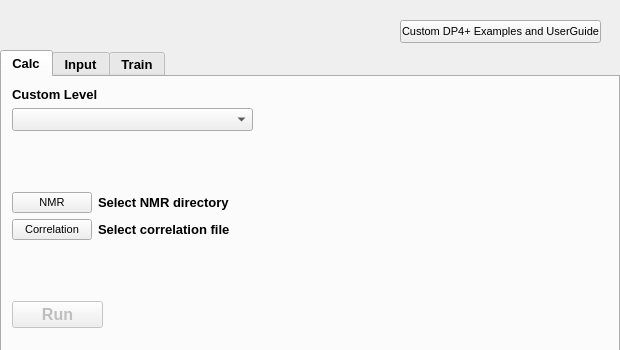
<?xml version="1.0" encoding="UTF-8"?>
<ui version="4.0">
 <class>Form</class>
 <widget class="QWidget" name="Form">
  <property name="geometry">
   <rect>
    <x>0</x>
    <y>0</y>
    <width>620</width>
    <height>350</height>
   </rect>
  </property>
  <property name="windowTitle">
   <string>Form</string>
  </property>
  <widget class="QPushButton" name="examp_UG">
   <property name="geometry">
    <rect>
     <x>400</x>
     <y>20</y>
     <width>201</width>
     <height>23</height>
    </rect>
   </property>
   <property name="font">
    <font>
     <pointsize>8</pointsize>
     <weight>50</weight>
     <italic>false</italic>
     <bold>false</bold>
     <kerning>true</kerning>
    </font>
   </property>
   <property name="text">
    <string>Custom DP4+ Examples and UserGuide</string>
   </property>
  </widget>
  <widget class="QTabWidget" name="tabCustom">
   <property name="geometry">
    <rect>
     <x>0</x>
     <y>50</y>
     <width>620</width>
     <height>310</height>
    </rect>
   </property>
   <property name="font">
    <font>
     <pointsize>10</pointsize>
     <weight>75</weight>
     <bold>true</bold>
    </font>
   </property>
   <property name="currentIndex">
    <number>0</number>
   </property>
   <property name="documentMode">
    <bool>false</bool>
   </property>
   <property name="tabsClosable">
    <bool>false</bool>
   </property>
   <property name="movable">
    <bool>false</bool>
   </property>
   <property name="tabBarAutoHide">
    <bool>false</bool>
   </property>
   <widget class="QWidget" name="tab">
    <attribute name="title">
     <string>Calc</string>
    </attribute>
    <widget class="QWidget" name="layoutWidget_2">
     <property name="geometry">
      <rect>
       <x>10</x>
       <y>10</y>
       <width>581</width>
       <height>241</height>
      </rect>
     </property>
     <layout class="QVBoxLayout" name="verticalLayout_5">
      <item>
       <layout class="QGridLayout" name="gridLayout_3">
        <item row="1" column="0">
         <widget class="QComboBox" name="thelev_calc">
          <property name="enabled">
           <bool>true</bool>
          </property>
          <property name="minimumSize">
           <size>
            <width>241</width>
            <height>0</height>
           </size>
          </property>
          <property name="maximumSize">
           <size>
            <width>241</width>
            <height>16777215</height>
           </size>
          </property>
         </widget>
        </item>
        <item row="0" column="0">
         <widget class="QLabel" name="label_48">
          <property name="text">
           <string>Custom Level</string>
          </property>
         </widget>
        </item>
        <item row="1" column="1">
         <spacer name="horizontalSpacer_3">
          <property name="orientation">
           <enum>Qt::Horizontal</enum>
          </property>
          <property name="sizeHint" stdset="0">
           <size>
            <width>40</width>
            <height>20</height>
           </size>
          </property>
         </spacer>
        </item>
       </layout>
      </item>
      <item>
       <spacer name="verticalSpacer">
        <property name="orientation">
         <enum>Qt::Vertical</enum>
        </property>
        <property name="sizeHint" stdset="0">
         <size>
          <width>20</width>
          <height>40</height>
         </size>
        </property>
       </spacer>
      </item>
      <item>
       <layout class="QFormLayout" name="formLayout_3">
        <item row="0" column="0">
         <widget class="QPushButton" name="dir_calc">
          <property name="font">
           <font>
            <pointsize>8</pointsize>
            <weight>50</weight>
            <italic>false</italic>
            <bold>false</bold>
            <kerning>true</kerning>
           </font>
          </property>
          <property name="text">
           <string>NMR</string>
          </property>
          <property name="autoDefault">
           <bool>false</bool>
          </property>
          <property name="flat">
           <bool>false</bool>
          </property>
         </widget>
        </item>
        <item row="0" column="1">
         <widget class="QLabel" name="dir_lab_calc">
          <property name="font">
           <font>
            <pointsize>10</pointsize>
            <weight>75</weight>
            <bold>true</bold>
           </font>
          </property>
          <property name="text">
           <string>Select NMR directory</string>
          </property>
         </widget>
        </item>
        <item row="1" column="0">
         <widget class="QPushButton" name="xls_calc">
          <property name="font">
           <font>
            <pointsize>8</pointsize>
            <weight>50</weight>
            <italic>false</italic>
            <bold>false</bold>
            <kerning>true</kerning>
           </font>
          </property>
          <property name="text">
           <string>Correlation</string>
          </property>
         </widget>
        </item>
        <item row="1" column="1">
         <widget class="QLabel" name="xls_lab_calc">
          <property name="text">
           <string>Select correlation file</string>
          </property>
         </widget>
        </item>
       </layout>
      </item>
      <item>
       <spacer name="verticalSpacer_2">
        <property name="orientation">
         <enum>Qt::Vertical</enum>
        </property>
        <property name="sizeHint" stdset="0">
         <size>
          <width>20</width>
          <height>40</height>
         </size>
        </property>
       </spacer>
      </item>
      <item>
       <widget class="QPushButton" name="run_calc">
        <property name="enabled">
         <bool>false</bool>
        </property>
        <property name="maximumSize">
         <size>
          <width>91</width>
          <height>27</height>
         </size>
        </property>
        <property name="font">
         <font>
          <pointsize>12</pointsize>
          <weight>75</weight>
          <italic>false</italic>
          <bold>true</bold>
          <kerning>true</kerning>
         </font>
        </property>
        <property name="text">
         <string>Run</string>
        </property>
       </widget>
      </item>
     </layout>
    </widget>
   </widget>
   <widget class="QWidget" name="tab_2">
    <attribute name="title">
     <string>Input</string>
    </attribute>
    <widget class="QWidget" name="gridLayoutWidget">
     <property name="geometry">
      <rect>
       <x>200</x>
       <y>70</y>
       <width>331</width>
       <height>191</height>
      </rect>
     </property>
     <layout class="QGridLayout" name="gridLayout_5">
      <item row="5" column="0">
       <widget class="QLabel" name="label_45">
        <property name="text">
         <string>H sp2</string>
        </property>
        <property name="alignment">
         <set>Qt::AlignCenter</set>
        </property>
       </widget>
      </item>
      <item row="4" column="1">
       <widget class="QDoubleSpinBox" name="n_Hsca">
        <property name="font">
         <font>
          <pointsize>10</pointsize>
          <weight>50</weight>
          <italic>false</italic>
          <bold>false</bold>
          <kerning>true</kerning>
         </font>
        </property>
        <property name="alignment">
         <set>Qt::AlignCenter</set>
        </property>
        <property name="buttonSymbols">
         <enum>QAbstractSpinBox::NoButtons</enum>
        </property>
        <property name="correctionMode">
         <enum>QAbstractSpinBox::CorrectToPreviousValue</enum>
        </property>
        <property name="showGroupSeparator" stdset="0">
         <bool>false</bool>
        </property>
        <property name="prefix">
         <string/>
        </property>
        <property name="decimals">
         <number>3</number>
        </property>
        <property name="minimum">
         <double>-1000.000000000000000</double>
        </property>
        <property name="maximum">
         <double>1000.000000000000000</double>
        </property>
       </widget>
      </item>
      <item row="1" column="2">
       <widget class="QLabel" name="label_41">
        <property name="font">
         <font>
          <pointsize>10</pointsize>
          <weight>50</weight>
          <italic>false</italic>
          <bold>false</bold>
          <kerning>true</kerning>
         </font>
        </property>
        <property name="text">
         <string>0,00</string>
        </property>
        <property name="alignment">
         <set>Qt::AlignCenter</set>
        </property>
       </widget>
      </item>
      <item row="6" column="2">
       <widget class="QDoubleSpinBox" name="m_Hsp3">
        <property name="font">
         <font>
          <pointsize>10</pointsize>
          <weight>50</weight>
          <italic>false</italic>
          <bold>false</bold>
          <kerning>true</kerning>
         </font>
        </property>
        <property name="alignment">
         <set>Qt::AlignCenter</set>
        </property>
        <property name="buttonSymbols">
         <enum>QAbstractSpinBox::NoButtons</enum>
        </property>
        <property name="correctionMode">
         <enum>QAbstractSpinBox::CorrectToPreviousValue</enum>
        </property>
        <property name="showGroupSeparator" stdset="0">
         <bool>false</bool>
        </property>
        <property name="prefix">
         <string/>
        </property>
        <property name="decimals">
         <number>3</number>
        </property>
        <property name="minimum">
         <double>-1000.000000000000000</double>
        </property>
        <property name="maximum">
         <double>1000.000000000000000</double>
        </property>
       </widget>
      </item>
      <item row="3" column="3">
       <widget class="QDoubleSpinBox" name="s_Csp3">
        <property name="font">
         <font>
          <pointsize>10</pointsize>
          <weight>50</weight>
          <italic>false</italic>
          <bold>false</bold>
          <kerning>true</kerning>
         </font>
        </property>
        <property name="alignment">
         <set>Qt::AlignCenter</set>
        </property>
        <property name="buttonSymbols">
         <enum>QAbstractSpinBox::NoButtons</enum>
        </property>
        <property name="correctionMode">
         <enum>QAbstractSpinBox::CorrectToPreviousValue</enum>
        </property>
        <property name="showGroupSeparator" stdset="0">
         <bool>false</bool>
        </property>
        <property name="prefix">
         <string/>
        </property>
        <property name="decimals">
         <number>3</number>
        </property>
        <property name="minimum">
         <double>-1000.000000000000000</double>
        </property>
        <property name="maximum">
         <double>1000.000000000000000</double>
        </property>
       </widget>
      </item>
      <item row="2" column="3">
       <widget class="QDoubleSpinBox" name="s_Csp2">
        <property name="font">
         <font>
          <pointsize>10</pointsize>
          <weight>50</weight>
          <italic>false</italic>
          <bold>false</bold>
          <kerning>true</kerning>
         </font>
        </property>
        <property name="alignment">
         <set>Qt::AlignCenter</set>
        </property>
        <property name="buttonSymbols">
         <enum>QAbstractSpinBox::NoButtons</enum>
        </property>
        <property name="correctionMode">
         <enum>QAbstractSpinBox::CorrectToPreviousValue</enum>
        </property>
        <property name="showGroupSeparator" stdset="0">
         <bool>false</bool>
        </property>
        <property name="prefix">
         <string/>
        </property>
        <property name="decimals">
         <number>3</number>
        </property>
        <property name="minimum">
         <double>-1000.000000000000000</double>
        </property>
        <property name="maximum">
         <double>1000.000000000000000</double>
        </property>
       </widget>
      </item>
      <item row="2" column="2">
       <widget class="QDoubleSpinBox" name="m_Csp2">
        <property name="font">
         <font>
          <pointsize>10</pointsize>
          <weight>50</weight>
          <italic>false</italic>
          <bold>false</bold>
          <kerning>true</kerning>
         </font>
        </property>
        <property name="alignment">
         <set>Qt::AlignCenter</set>
        </property>
        <property name="buttonSymbols">
         <enum>QAbstractSpinBox::NoButtons</enum>
        </property>
        <property name="correctionMode">
         <enum>QAbstractSpinBox::CorrectToPreviousValue</enum>
        </property>
        <property name="showGroupSeparator" stdset="0">
         <bool>false</bool>
        </property>
        <property name="prefix">
         <string/>
        </property>
        <property name="decimals">
         <number>3</number>
        </property>
        <property name="minimum">
         <double>-1000.000000000000000</double>
        </property>
        <property name="maximum">
         <double>1000.000000000000000</double>
        </property>
       </widget>
      </item>
      <item row="0" column="2">
       <widget class="QLabel" name="label_42">
        <property name="text">
         <string>μ</string>
        </property>
        <property name="alignment">
         <set>Qt::AlignCenter</set>
        </property>
       </widget>
      </item>
      <item row="4" column="0">
       <widget class="QLabel" name="label_40">
        <property name="text">
         <string>H sca</string>
        </property>
        <property name="alignment">
         <set>Qt::AlignCenter</set>
        </property>
       </widget>
      </item>
      <item row="4" column="3">
       <widget class="QDoubleSpinBox" name="s_Hsca">
        <property name="font">
         <font>
          <pointsize>10</pointsize>
          <weight>50</weight>
          <italic>false</italic>
          <bold>false</bold>
          <kerning>true</kerning>
         </font>
        </property>
        <property name="alignment">
         <set>Qt::AlignCenter</set>
        </property>
        <property name="buttonSymbols">
         <enum>QAbstractSpinBox::NoButtons</enum>
        </property>
        <property name="correctionMode">
         <enum>QAbstractSpinBox::CorrectToPreviousValue</enum>
        </property>
        <property name="showGroupSeparator" stdset="0">
         <bool>false</bool>
        </property>
        <property name="prefix">
         <string/>
        </property>
        <property name="decimals">
         <number>3</number>
        </property>
        <property name="minimum">
         <double>-1000.000000000000000</double>
        </property>
        <property name="maximum">
         <double>1000.000000000000000</double>
        </property>
       </widget>
      </item>
      <item row="2" column="0">
       <widget class="QLabel" name="label_32">
        <property name="text">
         <string>C sp2</string>
        </property>
        <property name="alignment">
         <set>Qt::AlignCenter</set>
        </property>
       </widget>
      </item>
      <item row="0" column="1">
       <widget class="QLabel" name="label_44">
        <property name="font">
         <font>
          <pointsize>10</pointsize>
          <weight>75</weight>
          <italic>false</italic>
          <bold>true</bold>
          <kerning>true</kerning>
         </font>
        </property>
        <property name="text">
         <string>ν</string>
        </property>
        <property name="alignment">
         <set>Qt::AlignCenter</set>
        </property>
       </widget>
      </item>
      <item row="3" column="0">
       <widget class="QLabel" name="label_33">
        <property name="text">
         <string>C sp3</string>
        </property>
        <property name="alignment">
         <set>Qt::AlignCenter</set>
        </property>
       </widget>
      </item>
      <item row="6" column="1">
       <widget class="QDoubleSpinBox" name="n_Hsp3">
        <property name="font">
         <font>
          <pointsize>10</pointsize>
          <weight>50</weight>
          <italic>false</italic>
          <bold>false</bold>
          <kerning>true</kerning>
         </font>
        </property>
        <property name="alignment">
         <set>Qt::AlignCenter</set>
        </property>
        <property name="buttonSymbols">
         <enum>QAbstractSpinBox::NoButtons</enum>
        </property>
        <property name="correctionMode">
         <enum>QAbstractSpinBox::CorrectToPreviousValue</enum>
        </property>
        <property name="showGroupSeparator" stdset="0">
         <bool>false</bool>
        </property>
        <property name="prefix">
         <string/>
        </property>
        <property name="decimals">
         <number>3</number>
        </property>
        <property name="minimum">
         <double>-1000.000000000000000</double>
        </property>
        <property name="maximum">
         <double>1000.000000000000000</double>
        </property>
       </widget>
      </item>
      <item row="5" column="1">
       <widget class="QDoubleSpinBox" name="n_Hsp2">
        <property name="font">
         <font>
          <pointsize>10</pointsize>
          <weight>50</weight>
          <italic>false</italic>
          <bold>false</bold>
          <kerning>true</kerning>
         </font>
        </property>
        <property name="alignment">
         <set>Qt::AlignCenter</set>
        </property>
        <property name="buttonSymbols">
         <enum>QAbstractSpinBox::NoButtons</enum>
        </property>
        <property name="correctionMode">
         <enum>QAbstractSpinBox::CorrectToPreviousValue</enum>
        </property>
        <property name="showGroupSeparator" stdset="0">
         <bool>false</bool>
        </property>
        <property name="prefix">
         <string/>
        </property>
        <property name="decimals">
         <number>3</number>
        </property>
        <property name="minimum">
         <double>-1000.000000000000000</double>
        </property>
        <property name="maximum">
         <double>1000.000000000000000</double>
        </property>
       </widget>
      </item>
      <item row="2" column="1">
       <widget class="QDoubleSpinBox" name="n_Csp2">
        <property name="font">
         <font>
          <pointsize>10</pointsize>
          <weight>50</weight>
          <italic>false</italic>
          <bold>false</bold>
          <kerning>true</kerning>
         </font>
        </property>
        <property name="alignment">
         <set>Qt::AlignCenter</set>
        </property>
        <property name="buttonSymbols">
         <enum>QAbstractSpinBox::NoButtons</enum>
        </property>
        <property name="correctionMode">
         <enum>QAbstractSpinBox::CorrectToPreviousValue</enum>
        </property>
        <property name="showGroupSeparator" stdset="0">
         <bool>false</bool>
        </property>
        <property name="prefix">
         <string/>
        </property>
        <property name="decimals">
         <number>3</number>
        </property>
        <property name="minimum">
         <double>-1000.000000000000000</double>
        </property>
        <property name="maximum">
         <double>1000.000000000000000</double>
        </property>
       </widget>
      </item>
      <item row="6" column="0">
       <widget class="QLabel" name="label_46">
        <property name="text">
         <string>H sp3</string>
        </property>
        <property name="alignment">
         <set>Qt::AlignCenter</set>
        </property>
       </widget>
      </item>
      <item row="5" column="2">
       <widget class="QDoubleSpinBox" name="m_Hsp2">
        <property name="font">
         <font>
          <pointsize>10</pointsize>
          <weight>50</weight>
          <italic>false</italic>
          <bold>false</bold>
          <kerning>true</kerning>
         </font>
        </property>
        <property name="alignment">
         <set>Qt::AlignCenter</set>
        </property>
        <property name="buttonSymbols">
         <enum>QAbstractSpinBox::NoButtons</enum>
        </property>
        <property name="correctionMode">
         <enum>QAbstractSpinBox::CorrectToPreviousValue</enum>
        </property>
        <property name="showGroupSeparator" stdset="0">
         <bool>false</bool>
        </property>
        <property name="prefix">
         <string/>
        </property>
        <property name="decimals">
         <number>3</number>
        </property>
        <property name="minimum">
         <double>-1000.000000000000000</double>
        </property>
        <property name="maximum">
         <double>1000.000000000000000</double>
        </property>
       </widget>
      </item>
      <item row="1" column="0">
       <widget class="QLabel" name="label_2">
        <property name="text">
         <string>C sca</string>
        </property>
        <property name="alignment">
         <set>Qt::AlignCenter</set>
        </property>
       </widget>
      </item>
      <item row="1" column="1">
       <widget class="QDoubleSpinBox" name="n_Csca">
        <property name="font">
         <font>
          <pointsize>10</pointsize>
          <weight>50</weight>
          <italic>false</italic>
          <bold>false</bold>
          <kerning>true</kerning>
         </font>
        </property>
        <property name="alignment">
         <set>Qt::AlignCenter</set>
        </property>
        <property name="buttonSymbols">
         <enum>QAbstractSpinBox::NoButtons</enum>
        </property>
        <property name="correctionMode">
         <enum>QAbstractSpinBox::CorrectToPreviousValue</enum>
        </property>
        <property name="showGroupSeparator" stdset="0">
         <bool>false</bool>
        </property>
        <property name="prefix">
         <string/>
        </property>
        <property name="decimals">
         <number>3</number>
        </property>
        <property name="minimum">
         <double>-1000.000000000000000</double>
        </property>
        <property name="maximum">
         <double>1000.000000000000000</double>
        </property>
       </widget>
      </item>
      <item row="3" column="2">
       <widget class="QDoubleSpinBox" name="m_Csp3">
        <property name="font">
         <font>
          <pointsize>10</pointsize>
          <weight>50</weight>
          <italic>false</italic>
          <bold>false</bold>
          <kerning>true</kerning>
         </font>
        </property>
        <property name="alignment">
         <set>Qt::AlignCenter</set>
        </property>
        <property name="buttonSymbols">
         <enum>QAbstractSpinBox::NoButtons</enum>
        </property>
        <property name="correctionMode">
         <enum>QAbstractSpinBox::CorrectToPreviousValue</enum>
        </property>
        <property name="showGroupSeparator" stdset="0">
         <bool>false</bool>
        </property>
        <property name="prefix">
         <string/>
        </property>
        <property name="decimals">
         <number>3</number>
        </property>
        <property name="minimum">
         <double>-1000.000000000000000</double>
        </property>
        <property name="maximum">
         <double>1000.000000000000000</double>
        </property>
       </widget>
      </item>
      <item row="0" column="3">
       <widget class="QLabel" name="label_43">
        <property name="text">
         <string>σ</string>
        </property>
        <property name="alignment">
         <set>Qt::AlignCenter</set>
        </property>
       </widget>
      </item>
      <item row="6" column="3">
       <widget class="QDoubleSpinBox" name="s_Hsp3">
        <property name="font">
         <font>
          <pointsize>10</pointsize>
          <weight>50</weight>
          <italic>false</italic>
          <bold>false</bold>
          <kerning>true</kerning>
         </font>
        </property>
        <property name="alignment">
         <set>Qt::AlignCenter</set>
        </property>
        <property name="buttonSymbols">
         <enum>QAbstractSpinBox::NoButtons</enum>
        </property>
        <property name="correctionMode">
         <enum>QAbstractSpinBox::CorrectToPreviousValue</enum>
        </property>
        <property name="showGroupSeparator" stdset="0">
         <bool>false</bool>
        </property>
        <property name="prefix">
         <string/>
        </property>
        <property name="decimals">
         <number>3</number>
        </property>
        <property name="minimum">
         <double>-1000.000000000000000</double>
        </property>
        <property name="maximum">
         <double>1000.000000000000000</double>
        </property>
       </widget>
      </item>
      <item row="1" column="3">
       <widget class="QDoubleSpinBox" name="s_Csca">
        <property name="font">
         <font>
          <pointsize>10</pointsize>
          <weight>50</weight>
          <italic>false</italic>
          <bold>false</bold>
          <kerning>true</kerning>
         </font>
        </property>
        <property name="alignment">
         <set>Qt::AlignCenter</set>
        </property>
        <property name="buttonSymbols">
         <enum>QAbstractSpinBox::NoButtons</enum>
        </property>
        <property name="correctionMode">
         <enum>QAbstractSpinBox::CorrectToPreviousValue</enum>
        </property>
        <property name="showGroupSeparator" stdset="0">
         <bool>false</bool>
        </property>
        <property name="prefix">
         <string/>
        </property>
        <property name="decimals">
         <number>3</number>
        </property>
        <property name="minimum">
         <double>-1000.000000000000000</double>
        </property>
        <property name="maximum">
         <double>1000.000000000000000</double>
        </property>
       </widget>
      </item>
      <item row="3" column="1">
       <widget class="QDoubleSpinBox" name="n_Csp3">
        <property name="font">
         <font>
          <pointsize>10</pointsize>
          <weight>50</weight>
          <italic>false</italic>
          <bold>false</bold>
          <kerning>true</kerning>
         </font>
        </property>
        <property name="alignment">
         <set>Qt::AlignCenter</set>
        </property>
        <property name="buttonSymbols">
         <enum>QAbstractSpinBox::NoButtons</enum>
        </property>
        <property name="correctionMode">
         <enum>QAbstractSpinBox::CorrectToPreviousValue</enum>
        </property>
        <property name="showGroupSeparator" stdset="0">
         <bool>false</bool>
        </property>
        <property name="prefix">
         <string/>
        </property>
        <property name="decimals">
         <number>3</number>
        </property>
        <property name="minimum">
         <double>-1000.000000000000000</double>
        </property>
        <property name="maximum">
         <double>1000.000000000000000</double>
        </property>
       </widget>
      </item>
      <item row="5" column="3">
       <widget class="QDoubleSpinBox" name="s_Hsp2">
        <property name="font">
         <font>
          <pointsize>10</pointsize>
          <weight>50</weight>
          <italic>false</italic>
          <bold>false</bold>
          <kerning>true</kerning>
         </font>
        </property>
        <property name="alignment">
         <set>Qt::AlignCenter</set>
        </property>
        <property name="buttonSymbols">
         <enum>QAbstractSpinBox::NoButtons</enum>
        </property>
        <property name="correctionMode">
         <enum>QAbstractSpinBox::CorrectToPreviousValue</enum>
        </property>
        <property name="showGroupSeparator" stdset="0">
         <bool>false</bool>
        </property>
        <property name="prefix">
         <string/>
        </property>
        <property name="decimals">
         <number>3</number>
        </property>
        <property name="minimum">
         <double>-1000.000000000000000</double>
        </property>
        <property name="maximum">
         <double>1000.000000000000000</double>
        </property>
       </widget>
      </item>
      <item row="4" column="2">
       <widget class="QLabel" name="label_49">
        <property name="font">
         <font>
          <pointsize>10</pointsize>
          <weight>50</weight>
          <italic>false</italic>
          <bold>false</bold>
          <kerning>true</kerning>
         </font>
        </property>
        <property name="text">
         <string>0,00</string>
        </property>
        <property name="alignment">
         <set>Qt::AlignCenter</set>
        </property>
       </widget>
      </item>
     </layout>
    </widget>
    <widget class="QLabel" name="label_47">
     <property name="geometry">
      <rect>
       <x>10</x>
       <y>11</y>
       <width>125</width>
       <height>16</height>
      </rect>
     </property>
     <property name="text">
      <string>Custom Level Name</string>
     </property>
    </widget>
    <widget class="QLineEdit" name="thelev_input">
     <property name="geometry">
      <rect>
       <x>10</x>
       <y>33</y>
       <width>241</width>
       <height>22</height>
      </rect>
     </property>
    </widget>
    <widget class="QWidget" name="layoutWidget_3">
     <property name="geometry">
      <rect>
       <x>10</x>
       <y>100</y>
       <width>131</width>
       <height>51</height>
      </rect>
     </property>
     <layout class="QGridLayout" name="gridLayout_4">
      <item row="0" column="0">
       <widget class="QLabel" name="label_11">
        <property name="maximumSize">
         <size>
          <width>16777215</width>
          <height>81</height>
         </size>
        </property>
        <property name="text">
         <string>C TMS:</string>
        </property>
        <property name="alignment">
         <set>Qt::AlignCenter</set>
        </property>
       </widget>
      </item>
      <item row="0" column="1">
       <widget class="QDoubleSpinBox" name="C_TMS">
        <property name="minimumSize">
         <size>
          <width>78</width>
          <height>21</height>
         </size>
        </property>
        <property name="maximumSize">
         <size>
          <width>78</width>
          <height>21</height>
         </size>
        </property>
        <property name="font">
         <font>
          <pointsize>10</pointsize>
          <weight>50</weight>
          <italic>false</italic>
          <bold>false</bold>
          <kerning>true</kerning>
         </font>
        </property>
        <property name="alignment">
         <set>Qt::AlignCenter</set>
        </property>
        <property name="buttonSymbols">
         <enum>QAbstractSpinBox::NoButtons</enum>
        </property>
        <property name="correctionMode">
         <enum>QAbstractSpinBox::CorrectToPreviousValue</enum>
        </property>
        <property name="showGroupSeparator" stdset="0">
         <bool>false</bool>
        </property>
        <property name="prefix">
         <string/>
        </property>
        <property name="decimals">
         <number>3</number>
        </property>
        <property name="minimum">
         <double>0.000000000000000</double>
        </property>
        <property name="maximum">
         <double>1000.000000000000000</double>
        </property>
        <property name="stepType">
         <enum>QAbstractSpinBox::DefaultStepType</enum>
        </property>
       </widget>
      </item>
      <item row="1" column="1">
       <widget class="QDoubleSpinBox" name="H_TMS">
        <property name="minimumSize">
         <size>
          <width>78</width>
          <height>21</height>
         </size>
        </property>
        <property name="maximumSize">
         <size>
          <width>78</width>
          <height>21</height>
         </size>
        </property>
        <property name="font">
         <font>
          <pointsize>10</pointsize>
          <weight>50</weight>
          <italic>false</italic>
          <bold>false</bold>
          <kerning>true</kerning>
         </font>
        </property>
        <property name="alignment">
         <set>Qt::AlignCenter</set>
        </property>
        <property name="buttonSymbols">
         <enum>QAbstractSpinBox::NoButtons</enum>
        </property>
        <property name="correctionMode">
         <enum>QAbstractSpinBox::CorrectToPreviousValue</enum>
        </property>
        <property name="showGroupSeparator" stdset="0">
         <bool>false</bool>
        </property>
        <property name="prefix">
         <string/>
        </property>
        <property name="decimals">
         <number>3</number>
        </property>
        <property name="minimum">
         <double>0.000000000000000</double>
        </property>
        <property name="maximum">
         <double>1000.000000000000000</double>
        </property>
       </widget>
      </item>
      <item row="1" column="0">
       <widget class="QLabel" name="label_34">
        <property name="maximumSize">
         <size>
          <width>16777215</width>
          <height>81</height>
         </size>
        </property>
        <property name="text">
         <string>H TMS</string>
        </property>
        <property name="alignment">
         <set>Qt::AlignCenter</set>
        </property>
       </widget>
      </item>
     </layout>
    </widget>
    <widget class="QPushButton" name="submit2">
     <property name="enabled">
      <bool>true</bool>
     </property>
     <property name="geometry">
      <rect>
       <x>10</x>
       <y>230</y>
       <width>91</width>
       <height>27</height>
      </rect>
     </property>
     <property name="minimumSize">
      <size>
       <width>91</width>
       <height>0</height>
      </size>
     </property>
     <property name="maximumSize">
      <size>
       <width>91</width>
       <height>27</height>
      </size>
     </property>
     <property name="font">
      <font>
       <pointsize>11</pointsize>
       <weight>75</weight>
       <bold>true</bold>
      </font>
     </property>
     <property name="text">
      <string>Submit</string>
     </property>
    </widget>
   </widget>
   <widget class="QWidget" name="tab_3">
    <attribute name="title">
     <string>Train</string>
    </attribute>
    <widget class="QWidget" name="layoutWidget">
     <property name="geometry">
      <rect>
       <x>11</x>
       <y>11</y>
       <width>581</width>
       <height>241</height>
      </rect>
     </property>
     <layout class="QVBoxLayout" name="verticalLayout">
      <item>
       <layout class="QVBoxLayout" name="verticalLayout_13">
        <item>
         <widget class="QLabel" name="label_35">
          <property name="text">
           <string>Custom Level Name</string>
          </property>
         </widget>
        </item>
        <item>
         <widget class="QLineEdit" name="thelev_train">
          <property name="minimumSize">
           <size>
            <width>241</width>
            <height>0</height>
           </size>
          </property>
          <property name="maximumSize">
           <size>
            <width>241</width>
            <height>16777215</height>
           </size>
          </property>
         </widget>
        </item>
       </layout>
      </item>
      <item>
       <spacer name="verticalSpacer_9">
        <property name="orientation">
         <enum>Qt::Vertical</enum>
        </property>
        <property name="sizeHint" stdset="0">
         <size>
          <width>20</width>
          <height>30</height>
         </size>
        </property>
       </spacer>
      </item>
      <item>
       <layout class="QFormLayout" name="formLayout_6">
        <item row="2" column="0">
         <widget class="QPushButton" name="dir_train">
          <property name="font">
           <font>
            <pointsize>8</pointsize>
            <weight>50</weight>
            <italic>false</italic>
            <bold>false</bold>
            <kerning>true</kerning>
           </font>
          </property>
          <property name="text">
           <string>Directory</string>
          </property>
          <property name="autoDefault">
           <bool>false</bool>
          </property>
          <property name="flat">
           <bool>false</bool>
          </property>
         </widget>
        </item>
        <item row="2" column="1">
         <widget class="QLabel" name="dir_lab_train">
          <property name="text">
           <string>Select NMR directory</string>
          </property>
         </widget>
        </item>
        <item row="3" column="0">
         <widget class="QPushButton" name="xls_train">
          <property name="enabled">
           <bool>false</bool>
          </property>
          <property name="font">
           <font>
            <pointsize>8</pointsize>
            <weight>50</weight>
            <italic>false</italic>
            <bold>false</bold>
            <kerning>true</kerning>
           </font>
          </property>
          <property name="text">
           <string>Excel</string>
          </property>
         </widget>
        </item>
        <item row="3" column="1">
         <widget class="QLabel" name="xls_lab_train">
          <property name="text">
           <string>Select correlation file</string>
          </property>
         </widget>
        </item>
        <item row="0" column="0">
         <widget class="QPushButton" name="download_files">
          <property name="font">
           <font>
            <pointsize>10</pointsize>
            <weight>75</weight>
            <italic>false</italic>
            <bold>true</bold>
            <kerning>true</kerning>
           </font>
          </property>
          <property name="text">
           <string>Dowload files ↓</string>
          </property>
          <property name="autoDefault">
           <bool>false</bool>
          </property>
          <property name="flat">
           <bool>false</bool>
          </property>
         </widget>
        </item>
        <item row="1" column="0">
         <spacer name="verticalSpacer_3">
          <property name="orientation">
           <enum>Qt::Vertical</enum>
          </property>
          <property name="sizeHint" stdset="0">
           <size>
            <width>20</width>
            <height>40</height>
           </size>
          </property>
         </spacer>
        </item>
       </layout>
      </item>
      <item>
       <spacer name="verticalSpacer_10">
        <property name="orientation">
         <enum>Qt::Vertical</enum>
        </property>
        <property name="sizeHint" stdset="0">
         <size>
          <width>20</width>
          <height>40</height>
         </size>
        </property>
       </spacer>
      </item>
      <item>
       <widget class="QPushButton" name="train_train">
        <property name="enabled">
         <bool>false</bool>
        </property>
        <property name="maximumSize">
         <size>
          <width>91</width>
          <height>27</height>
         </size>
        </property>
        <property name="font">
         <font>
          <pointsize>11</pointsize>
          <weight>75</weight>
          <italic>false</italic>
          <bold>true</bold>
          <kerning>true</kerning>
         </font>
        </property>
        <property name="text">
         <string>Train</string>
        </property>
       </widget>
      </item>
     </layout>
    </widget>
   </widget>
  </widget>
 </widget>
 <resources/>
 <connections/>
</ui>
